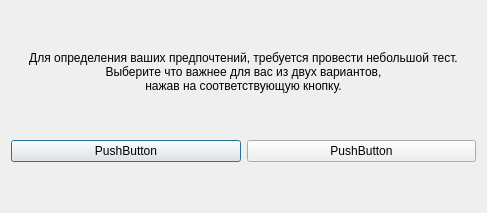
<?xml version="1.0" encoding="UTF-8"?>
<ui version="4.0">
 <class>Dialog</class>
 <widget class="QDialog" name="Dialog">
  <property name="geometry">
   <rect>
    <x>0</x>
    <y>0</y>
    <width>487</width>
    <height>213</height>
   </rect>
  </property>
  <property name="windowTitle">
   <string>Dialog</string>
  </property>
  <layout class="QGridLayout" name="gridLayout">
   <item row="1" column="0" colspan="2">
    <widget class="QLabel" name="label">
     <property name="text">
      <string>Для определения ваших предпочтений, требуется провести небольшой тест.
Выберите что важнее для вас из двух вариантов,
нажав на соответствующую кнопку.</string>
     </property>
     <property name="alignment">
      <set>Qt::AlignCenter</set>
     </property>
    </widget>
   </item>
   <item row="3" column="0">
    <widget class="QPushButton" name="LeftButton">
     <property name="text">
      <string>PushButton</string>
     </property>
    </widget>
   </item>
   <item row="3" column="1">
    <widget class="QPushButton" name="RightButton">
     <property name="text">
      <string>PushButton</string>
     </property>
    </widget>
   </item>
   <item row="0" column="0" colspan="2">
    <spacer name="verticalSpacer_3">
     <property name="orientation">
      <enum>Qt::Vertical</enum>
     </property>
     <property name="sizeHint" stdset="0">
      <size>
       <width>20</width>
       <height>40</height>
      </size>
     </property>
    </spacer>
   </item>
   <item row="2" column="0" colspan="2">
    <spacer name="verticalSpacer_2">
     <property name="orientation">
      <enum>Qt::Vertical</enum>
     </property>
     <property name="sizeHint" stdset="0">
      <size>
       <width>20</width>
       <height>40</height>
      </size>
     </property>
    </spacer>
   </item>
   <item row="4" column="0" colspan="2">
    <spacer name="verticalSpacer">
     <property name="orientation">
      <enum>Qt::Vertical</enum>
     </property>
     <property name="sizeHint" stdset="0">
      <size>
       <width>20</width>
       <height>40</height>
      </size>
     </property>
    </spacer>
   </item>
  </layout>
 </widget>
 <resources/>
 <connections/>
</ui>
